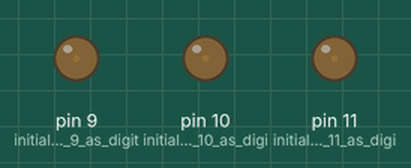
Bench run of a sketch on a simulated Arduino Uno, built with avr-gcc and run on an emulated ATmega328P. Parts: output pins drawn as LEDs (lit = HIGH).

Above: at 0.05 s.
At 0.65 s:
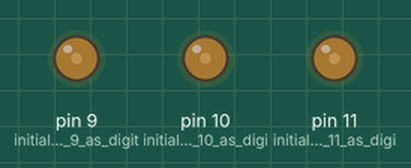
At 1.3 s:
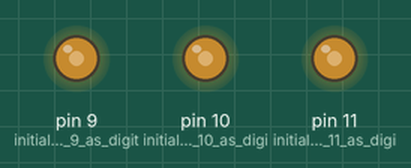
At 1.9 s:
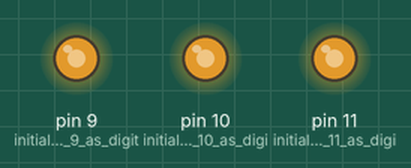
At 2.55 s:
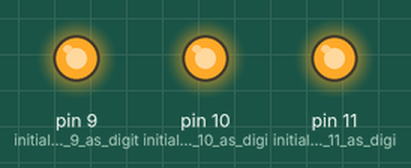
Timing chart, 0 to 5.9 s (numbered marks = the images above):
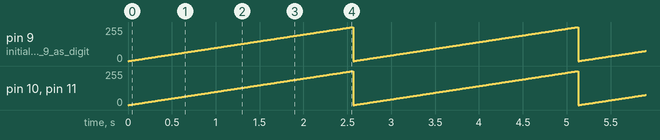

Measured:
- by itself, pin 9 (initialize_pin_9_as_digit), pin 10 (initialize_pin_10_as_digi), pin 11 (initialize_pin_11_as_digi): ramps from 0/255 to 255/255 and jumps back, once every 2.6 s

The sketch:

Lab5_part_f-1-2.ino
```cpp
/*
       ECE 1001/1002  Lab 5
       John Lindsey   June 2019
*/
int loopyCounter;

void setup()
{
  pinMode(9, OUTPUT);   // initialize pin 9 as digital output to control the Red LED
  pinMode(10, OUTPUT);  // initialize pin 10 as digital output to control the Green LED
  pinMode(11, OUTPUT);  // initialize pin 11 as digital output to control the Blue LED
}

void loop()
{
  loopyCounter = 0;
  while (loopyCounter < 256)
  {
    analogWrite(9, loopyCounter);
    analogWrite(10, loopyCounter);
    analogWrite(11, loopyCounter);
    delay(10);
    loopyCounter = loopyCounter + 1;
  }
}
```
